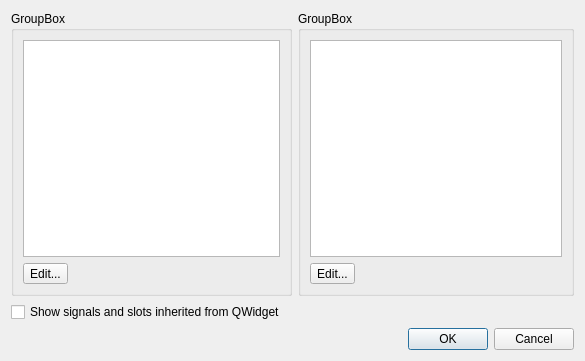
<ui version="4.0" >
 <class>ConnectDialog</class>
 <widget class="QDialog" name="ConnectDialog" >
  <property name="geometry" >
   <rect>
    <x>0</x>
    <y>0</y>
    <width>585</width>
    <height>361</height>
   </rect>
  </property>
  <property name="windowTitle" >
   <string>Configure Connection</string>
  </property>
  <layout class="QGridLayout" >
   <item row="0" column="0" colspan="2" >
    <widget class="QGroupBox" name="signalGroupBox" >
     <property name="title" >
      <string>GroupBox</string>
     </property>
     <layout class="QVBoxLayout" >
      <item>
       <widget class="QListWidget" name="signalList" >
        <property name="textElideMode" >
         <enum>Qt::ElideMiddle</enum>
        </property>
       </widget>
      </item>
      <item>
       <layout class="QHBoxLayout" >
        <item>
         <widget class="QToolButton" name="editSignalsButton" >
          <property name="text" >
           <string>Edit...</string>
          </property>
         </widget>
        </item>
        <item>
         <spacer>
          <property name="orientation" >
           <enum>Qt::Horizontal</enum>
          </property>
          <property name="sizeHint" >
           <size>
            <width>40</width>
            <height>20</height>
           </size>
          </property>
         </spacer>
        </item>
       </layout>
      </item>
     </layout>
    </widget>
   </item>
   <item row="0" column="2" >
    <widget class="QGroupBox" name="slotGroupBox" >
     <property name="title" >
      <string>GroupBox</string>
     </property>
     <layout class="QVBoxLayout" >
      <item>
       <widget class="QListWidget" name="slotList" >
        <property name="textElideMode" >
         <enum>Qt::ElideMiddle</enum>
        </property>
       </widget>
      </item>
      <item>
       <layout class="QHBoxLayout" >
        <item>
         <widget class="QToolButton" name="editSlotsButton" >
          <property name="text" >
           <string>Edit...</string>
          </property>
         </widget>
        </item>
        <item>
         <spacer>
          <property name="orientation" >
           <enum>Qt::Horizontal</enum>
          </property>
          <property name="sizeHint" >
           <size>
            <width>40</width>
            <height>20</height>
           </size>
          </property>
         </spacer>
        </item>
       </layout>
      </item>
     </layout>
    </widget>
   </item>
   <item row="1" column="0" >
    <widget class="QCheckBox" name="showAllCheckBox" >
     <property name="text" >
      <string>Show signals and slots inherited from QWidget</string>
     </property>
    </widget>
   </item>
   <item row="2" column="1" colspan="2" >
    <widget class="QDialogButtonBox" name="buttonBox" >
     <property name="orientation" >
      <enum>Qt::Horizontal</enum>
     </property>
     <property name="standardButtons" >
      <set>QDialogButtonBox::Cancel|QDialogButtonBox::NoButton|QDialogButtonBox::Ok</set>
     </property>
    </widget>
   </item>
  </layout>
 </widget>
 <resources/>
 <connections>
  <connection>
   <sender>buttonBox</sender>
   <signal>accepted()</signal>
   <receiver>ConnectDialog</receiver>
   <slot>accept()</slot>
   <hints>
    <hint type="sourcelabel" >
     <x>248</x>
     <y>254</y>
    </hint>
    <hint type="destinationlabel" >
     <x>157</x>
     <y>274</y>
    </hint>
   </hints>
  </connection>
  <connection>
   <sender>buttonBox</sender>
   <signal>rejected()</signal>
   <receiver>ConnectDialog</receiver>
   <slot>reject()</slot>
   <hints>
    <hint type="sourcelabel" >
     <x>316</x>
     <y>260</y>
    </hint>
    <hint type="destinationlabel" >
     <x>286</x>
     <y>274</y>
    </hint>
   </hints>
  </connection>
 </connections>
</ui>
